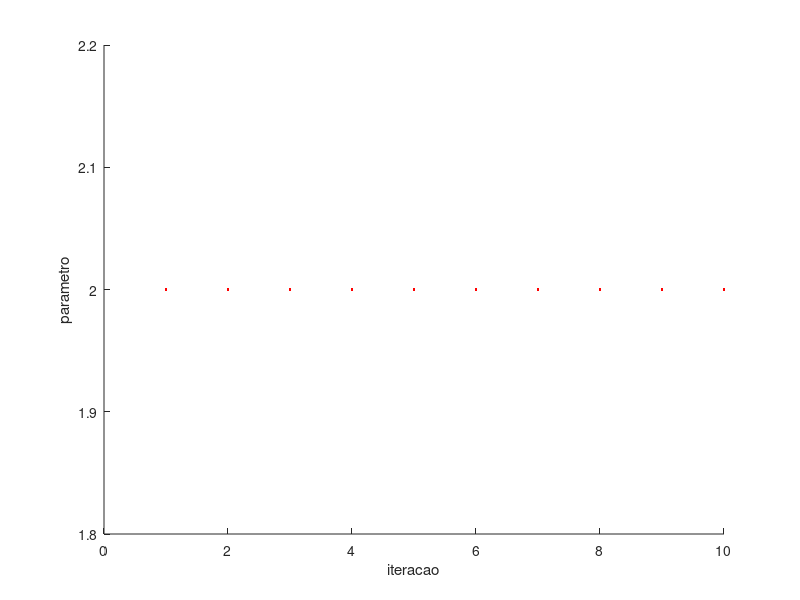

The MATLAB source for this figure:
% Problemas Diretos e Inversos em Geofísica - Conceitos Básicos e Aplicações
% Prof. Giuliano Marotta - SIS/IG/UnB - marotta@unb.br
% Parte II: Exemplo 01
% ---------------------------------------------------------------------
% Modelo: 2m= 4
clear; clc;
figure; % Cria Figura
hold on; % Habilita plotar na mesma figura
d = [4]; % Vetor dos dados conhecidos
m0 = [1]; % Vetor dos parametros aproximados
it = 10; % Numero de iteracoes
for i=1:it
  G = [2]; % Matriz das derivadas parciais
  d0 = 2.*m0; % Vetor dos valores calculados
  dc = d-d0; % Vetor das diferencas
  dm = (G'*G)^-1*(G'*dc) % Vetor das correcoes
  m = m0+dm; % Vetor dos parametros ajustados
  e = d-2.*m; % Vetor dos residuos
  m0 = m; % Vetor dos parametros aproximados igual aos ajustados
  plot(i,m0,'.r'); % Plota valor do parametro estimado a cada iteracao
end
xlabel('iteracao')
ylabel('parametro')


